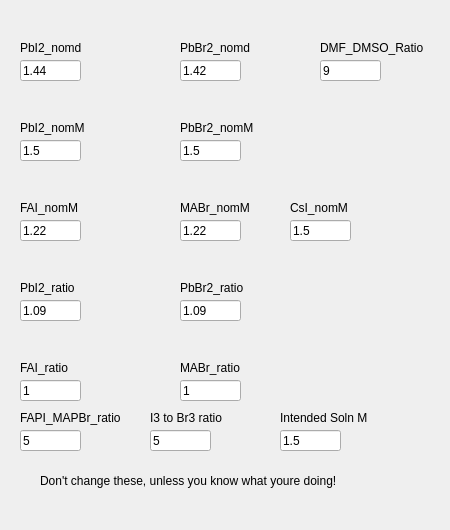
    <widget class="QWidget" name="tab_5">
     <attribute name="title">
      <string>Advanced Settings</string>
     </attribute>
     <widget class="QLineEdit" name="input_PbI2_nomd">
      <property name="geometry">
       <rect>
        <x>20</x>
        <y>60</y>
        <width>61</width>
        <height>21</height>
       </rect>
      </property>
      <property name="text">
       <string>1.44</string>
      </property>
     </widget>
     <widget class="QLineEdit" name="input_PbI2_nomM">
      <property name="geometry">
       <rect>
        <x>20</x>
        <y>140</y>
        <width>61</width>
        <height>21</height>
       </rect>
      </property>
      <property name="text">
       <string>1.5</string>
      </property>
     </widget>
     <widget class="QLineEdit" name="input_FAI_nomM">
      <property name="geometry">
       <rect>
        <x>20</x>
        <y>220</y>
        <width>61</width>
        <height>21</height>
       </rect>
      </property>
      <property name="text">
       <string>1.22</string>
      </property>
     </widget>
     <widget class="QLineEdit" name="input_PbI2_ratio">
      <property name="geometry">
       <rect>
        <x>20</x>
        <y>300</y>
        <width>61</width>
        <height>21</height>
       </rect>
      </property>
      <property name="text">
       <string>1.09</string>
      </property>
     </widget>
     <widget class="QLineEdit" name="input_FAI_ratio">
      <property name="geometry">
       <rect>
        <x>20</x>
        <y>380</y>
        <width>61</width>
        <height>21</height>
       </rect>
      </property>
      <property name="text">
       <string>1</string>
      </property>
     </widget>
     <widget class="QLineEdit" name="input_PbBr2_nomd">
      <property name="geometry">
       <rect>
        <x>180</x>
        <y>60</y>
        <width>61</width>
        <height>21</height>
       </rect>
      </property>
      <property name="text">
       <string>1.42</string>
      </property>
     </widget>
     <widget class="QLineEdit" name="input_MABr_nomM">
      <property name="geometry">
       <rect>
        <x>180</x>
        <y>220</y>
        <width>61</width>
        <height>21</height>
       </rect>
      </property>
      <property name="text">
       <string>1.22</string>
      </property>
     </widget>
     <widget class="QLineEdit" name="input_MABr_ratio">
      <property name="geometry">
       <rect>
        <x>180</x>
        <y>380</y>
        <width>61</width>
        <height>21</height>
       </rect>
      </property>
      <property name="text">
       <string>1</string>
      </property>
     </widget>
     <widget class="QLineEdit" name="input_PbBr2_nomM">
      <property name="geometry">
       <rect>
        <x>180</x>
        <y>140</y>
        <width>61</width>
        <height>21</height>
       </rect>
      </property>
      <property name="text">
       <string>1.5</string>
      </property>
     </widget>
     <widget class="QLineEdit" name="input_PbBr2_ratio">
      <property name="geometry">
       <rect>
        <x>180</x>
        <y>300</y>
        <width>61</width>
        <height>21</height>
       </rect>
      </property>
      <property name="text">
       <string>1.09</string>
      </property>
     </widget>
     <widget class="QLabel" name="label_11">
      <property name="geometry">
       <rect>
        <x>20</x>
        <y>40</y>
        <width>111</width>
        <height>16</height>
       </rect>
      </property>
      <property name="text">
       <string>PbI2_nomd</string>
      </property>
     </widget>
     <widget class="QLabel" name="label_12">
      <property name="geometry">
       <rect>
        <x>20</x>
        <y>120</y>
        <width>111</width>
        <height>16</height>
       </rect>
      </property>
      <property name="text">
       <string>PbI2_nomM</string>
      </property>
     </widget>
     <widget class="QLabel" name="label_13">
      <property name="geometry">
       <rect>
        <x>20</x>
        <y>200</y>
        <width>111</width>
        <height>16</height>
       </rect>
      </property>
      <property name="text">
       <string>FAI_nomM</string>
      </property>
     </widget>
     <widget class="QLabel" name="label_14">
      <property name="geometry">
       <rect>
        <x>20</x>
        <y>280</y>
        <width>111</width>
        <height>16</height>
       </rect>
      </property>
      <property name="text">
       <string>PbI2_ratio</string>
      </property>
     </widget>
     <widget class="QLabel" name="label_31">
      <property name="geometry">
       <rect>
        <x>20</x>
        <y>360</y>
        <width>111</width>
        <height>16</height>
       </rect>
      </property>
      <property name="text">
       <string>FAI_ratio</string>
      </property>
     </widget>
     <widget class="QLabel" name="label_32">
      <property name="geometry">
       <rect>
        <x>180</x>
        <y>280</y>
        <width>111</width>
        <height>16</height>
       </rect>
      </property>
      <property name="text">
       <string>PbBr2_ratio</string>
      </property>
     </widget>
     <widget class="QLabel" name="label_33">
      <property name="geometry">
       <rect>
        <x>180</x>
        <y>200</y>
        <width>111</width>
        <height>16</height>
       </rect>
      </property>
      <property name="text">
       <string>MABr_nomM</string>
      </property>
     </widget>
     <widget class="QLabel" name="label_88">
      <property name="geometry">
       <rect>
        <x>180</x>
        <y>120</y>
        <width>111</width>
        <height>16</height>
       </rect>
      </property>
      <property name="text">
       <string>PbBr2_nomM</string>
      </property>
     </widget>
     <widget class="QLabel" name="label_85">
      <property name="geometry">
       <rect>
        <x>180</x>
        <y>40</y>
        <width>111</width>
        <height>16</height>
       </rect>
      </property>
      <property name="text">
       <string>PbBr2_nomd</string>
      </property>
     </widget>
     <widget class="QLabel" name="label_86">
      <property name="geometry">
       <rect>
        <x>180</x>
        <y>360</y>
        <width>111</width>
        <height>16</height>
       </rect>
      </property>
      <property name="text">
       <string>MABr_ratio</string>
      </property>
     </widget>
     <widget class="QLabel" name="label_87">
      <property name="geometry">
       <rect>
        <x>40</x>
        <y>440</y>
        <width>401</width>
        <height>81</height>
       </rect>
      </property>
      <property name="text">
       <string>Don't change these, unless you know what youre doing!</string>
      </property>
     </widget>
     <widget class="QLabel" name="label_89">
      <property name="geometry">
       <rect>
        <x>20</x>
        <y>410</y>
        <width>111</width>
        <height>16</height>
       </rect>
      </property>
      <property name="text">
       <string>FAPI_MAPBr_ratio</string>
      </property>
     </widget>
     <widget class="QLineEdit" name="input_FAPI_MAPI_ratio">
      <property name="geometry">
       <rect>
        <x>20</x>
        <y>430</y>
        <width>61</width>
        <height>21</height>
       </rect>
      </property>
      <property name="text">
       <string>5</string>
      </property>
     </widget>
     <widget class="QLineEdit" name="input_Final_M">
      <property name="geometry">
       <rect>
        <x>280</x>
        <y>430</y>
        <width>61</width>
        <height>21</height>
       </rect>
      </property>
      <property name="text">
       <string>1.5</string>
      </property>
     </widget>
     <widget class="QLabel" name="label_90">
      <property name="geometry">
       <rect>
        <x>280</x>
        <y>410</y>
        <width>111</width>
        <height>16</height>
       </rect>
      </property>
      <property name="text">
       <string>Intended Soln M</string>
      </property>
     </widget>
     <widget class="QLabel" name="label_91">
      <property name="geometry">
       <rect>
        <x>320</x>
        <y>40</y>
        <width>111</width>
        <height>16</height>
       </rect>
      </property>
      <property name="text">
       <string>DMF_DMSO_Ratio</string>
      </property>
     </widget>
     <widget class="QLineEdit" name="input_solvent_ratio">
      <property name="geometry">
       <rect>
        <x>320</x>
        <y>60</y>
        <width>61</width>
        <height>21</height>
       </rect>
      </property>
      <property name="text">
       <string>9</string>
      </property>
     </widget>
     <widget class="QLabel" name="label_92">
      <property name="geometry">
       <rect>
        <x>150</x>
        <y>410</y>
        <width>111</width>
        <height>16</height>
       </rect>
      </property>
      <property name="text">
       <string>I3 to Br3 ratio</string>
      </property>
     </widget>
     <widget class="QLineEdit" name="input_I_Br_ratio">
      <property name="geometry">
       <rect>
        <x>150</x>
        <y>430</y>
        <width>61</width>
        <height>21</height>
       </rect>
      </property>
      <property name="text">
       <string>5</string>
      </property>
     </widget>
     <widget class="QLabel" name="label_73">
      <property name="geometry">
       <rect>
        <x>290</x>
        <y>200</y>
        <width>111</width>
        <height>16</height>
       </rect>
      </property>
      <property name="text">
       <string>CsI_nomM</string>
      </property>
     </widget>
     <widget class="QLineEdit" name="input_CsI_nomM">
      <property name="geometry">
       <rect>
        <x>290</x>
        <y>220</y>
        <width>61</width>
        <height>21</height>
       </rect>
      </property>
      <property name="text">
       <string>1.5</string>
      </property>
     </widget>
    </widget>
